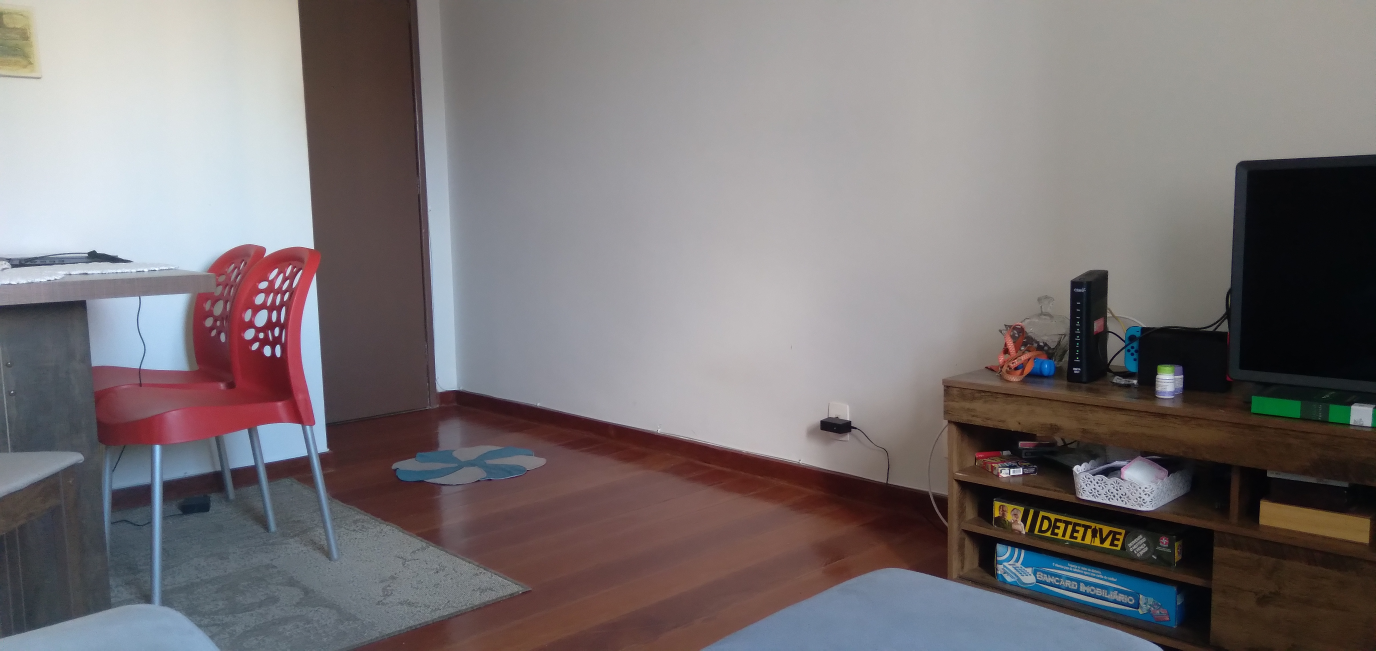
#> input picture assets/living_room_0.jpg, 4128 x 1952 px (shown at 1/3 size)
$ jupyter execute gabor_filter.ipynb
#> lines starting #> are read from the running program, lines starting #| are printed output that depends on the picture
[cell 1]
import cv2
import matplotlib
import matplotlib.pyplot as plt
import numpy as np

# Gabor filter
It is defined by a sinusoidal wave (a plane wave for 2D Gabor filters)
multiplied by a Gaussian function.

## Sinusoidal wave

[cell 2]
def plot_sinusoidal_wave():
    fig, ax = plt.subplots()
    ax.set_xlim(-2*np.pi, 2*np.pi)
    ax.set_ylim(-1.1, 1.1)

    ax.grid(True)

    x_set = np.linspace(-2*np.pi, 2*np.pi, 400)

    y_set = np.sin(x_set)
    ax.plot(x_set, y_set, label='sin(x)')

    y_set = np.cos(x_set)
    ax.plot(x_set, y_set, label='cos(x)')

    ax.legend()

    plt.show()
#> figure, not shown here; curve peaks at x = -4.71, y = 1; curve peaks at x = -6.28, y = 1

plot_sinusoidal_wave()

## Sinusoidal plane wave

We will deal with plane waves in 2D space. Calling these "plane waves" is
however disingenuous: In 2D Cartesian space, our "planes" are actually lines.
The reason we call these "plane waves" seem to be due to the fact this function
is very often used in physics, in 3D space. The idea however, is the same.

As we're dealing with 2D, we'll use `angle` instead of a unit vector (the
plane's normal) in order to represent the direction the wave "propagates".

```python
return amplitude * np.cos(
    2 * np.pi * spacial_frequency * (
        x*np.cos(angle) + y*np.sin(angle) - speed * time
    ) + phase_shift
)
```

We should first bring our attention to this part:
```
x*np.cos(angle) + y*np.sin(angle)
```

This is equivalent to `v.n` (`v` dot product `n`), if `v` is the vector `(x,
y)`, and `n` is the vector `(np.cos(angle), np.sin(angle))`.

`n` is the unit vector representing the direction the wave propagates towards.

So we now see that what that part really means is simply the dot product between
a given point and the direction the wave propagates towards. As we know, the dot
product can also be defined as:

```
A.B = |A| * |B| * cos(θ)
```

Where `θ` is the angle between the vectors `A` and `B`. This means that when the
vectors are orthogonal to one another (so the angle between them is 90º, or
π/2), the dot product between them will be zero.

No going back to our section of code:

```
x*np.cos(angle) + y*np.sin(angle)
```

We can now interpret this as: "be zero when the vector (x, y) is aligned to the
direction of wave propagation, and grow closer to the length of the vector (x,
y) the closer it is to being orthogonal to the direction of wave propagation".

The section:

```python
- speed * time
```

Is simply a way to move (or "propagate") the wave through space as a function of
time. `speed` is simply a scalar indicating how quickly the wave propagates for
every unit of time. The way this works in "propagating" the wave forward will
get clearer later.

The section:

```python
2 * np.pi * spacial_frequency
```

Is a way of "tightening up" the wave. The bigger the spacial frequency, the more
sensible a change in either the point (x, y) or time is to the result. This
value is multiplied by `2 * np.pi` because the wave is sinusoidal, so it
completes a cycle every "360º", or "2π radians", and we're working with radians
always. Multiplying the spacial frequency by 2π makes so that 1Hz actually means
1 cycle (2π radians) per second.

Putting it together:

```python
2 * np.pi * spacial_frequency * (
    x*np.cos(angle) + y*np.sin(angle) - speed * time
) + phase_shift
```

We see that we have a `+ phase_shift`, this is somewhat simple to understand,
the phase shift is a way for us to change where the wave peaks at any given time
or position. Changing the wave phase, while keeping the other things constant
achieves similar results to changing time. Physically that is less natural, as
the wave phase can be (and often is) constant, and time is always advancing.

We're finally back at the full equation:

```python
return amplitude * np.cos(
    2 * np.pi * spacial_frequency * (
        x*np.cos(angle) + y*np.sin(angle) - speed * time
    ) + phase_shift
)
```

`amplitude` determines the magnitude ("height") of the wave at its peak. It is
multiplied by a cosine, that we know oscillates from -1.0 to 1.0. Having an
`amplitude` of 2, for instance, would make it oscillate from -2.0 to 2.0.

Everything that we had seen before is inside the cosine function. This is what
will get us a wave shape. If we keep everything else constant, and change time,
we see how we are effectively moving the surface around, as it "propagates
through space". Even though we are subtracting `speed * time`, when time goes
forward, the wave propagates in the direction specified by the `angle`.

[cell 3]
@np.vectorize
def sinusoidal_plane_wave_2d(
    x,
    y,
    time,
    angle,
    amplitude,
    spacial_frequency,
    phase_shift=0.0,
    speed=1.0,
):
    return amplitude * np.cos(
        2 * np.pi * spacial_frequency * (
            x*np.cos(angle) + y*np.sin(angle) - speed * time
        ) + phase_shift
    )

def plot_sinusoidal_plane_wave_2d():
    r_set = np.linspace(-2*np.pi, 2*np.pi, 600)

    fig, ax = plt.subplots()

    xx, yy = np.meshgrid(r_set, r_set)
    zz = sinusoidal_plane_wave_2d(xx, yy, 0.0, np.pi/4, 1.0, 0.25)

    heatmap = ax.pcolormesh(xx, yy, zz, shading='nearest')

    fig.colorbar(heatmap)

    plt.show()

    fig, ax = plt.subplots(subplot_kw={ "projection": "3d" })

    surface = ax.plot_surface(xx, yy, zz, cmap=matplotlib.cm.coolwarm)

    fig.colorbar(surface)

    plt.show()

plot_sinusoidal_plane_wave_2d()

## Gaussian function

It is a function of the base form:
```
f(x) = exp(-x^2)
```

That can be parametrized as:

```
f(x) = a * exp(-((x - b)^2)/(2 * c^2))
```

- `a` is the height of the curve's peak
- `b` is the position of the center of the peak
- `c` is the width of the "bell" (standard deviation)

[cell 4]
@np.vectorize
def gaussian(x, a=1.0, b=0.0, c=np.sqrt(0.5)):
    return a * np.exp(-((x - b)**2)/(2 * c**2))

def plot_gaussian():
    x_set = np.linspace(-1.0, 1.0, 400)
    y_set = gaussian(x_set, c=0.2)

    fig, ax = plt.subplots()

    ax.set_title("Gaussian function")
    ax.plot(x_set, y_set)

    plt.show()
#> figure, not shown here; curve peaks at x = -0.00251, y = 1

plot_gaussian()

## 2-dimensional extension of the Gaussian function

[cell 5]
@np.vectorize
def gaussian_2d(
    x,
    y,
    amplitude=1.0,
    offset_x=0.0,
    offset_y=0.0,
    standard_deviation_x=np.sqrt(0.5),
    standard_deviation_y=np.sqrt(0.5)
):
    return amplitude * np.exp(
        - ((x - offset_x)**2)/(2 * standard_deviation_x**2)
        - ((y - offset_y)**2)/(2 * standard_deviation_y**2)
    )

def plot_gaussian_2d():
    r_set = np.linspace(-3.0, 3.0, 600)

    xx_set, yy_set = np.meshgrid(r_set, r_set)

    zz_set = gaussian_2d(xx_set, yy_set)

    fig, ax = plt.subplots(subplot_kw={"projection": "3d"})

    ax.set_zlim3d(0.0, 1.0)

    surface = ax.plot_surface(xx_set, yy_set, zz_set, cmap=matplotlib.cm.coolwarm)

    cbar = fig.colorbar(surface)

    plt.show()

plot_gaussian_2d()

## The Gabor Filter

[cell 6]
def gabor_2d(
    x,
    y,
    orientation,
    frequency=1.0,
    phase_shift=0.0,
    standard_deviation=np.sqrt(0.5),
    spatial_aspect_ratio=1.0,
):
    x_rot = np.cos(orientation)*x - np.sin(orientation)*y
    y_rot = np.sin(orientation)*x + np.cos(orientation)*y
    g = np.exp(-(x_rot**2 + spatial_aspect_ratio*(y_rot**2))/(2 * standard_deviation**2))
    w = np.cos(2*np.pi*frequency*x_rot + phase_shift)
    return g * w

def plot_gabor_2d():
    r_set = np.linspace(-3.0, 3.0, 600)

    xx_set, yy_set = np.meshgrid(r_set, r_set)

    zz_set = gabor_2d(xx_set, yy_set, np.pi/4, frequency=1.0, standard_deviation=1.0)

    # First figure

    fig, ax = plt.subplots()

    heatmap = ax.pcolormesh(xx_set, yy_set, zz_set, shading='nearest')
    fig.colorbar(heatmap)

    plt.show()

    # Second figure

    fig, ax = plt.subplots(subplot_kw={"projection": "3d"})

    ax.set_zlim3d(-1.0, 1.0)

    surface = ax.plot_surface(xx_set, yy_set, zz_set, cmap=matplotlib.cm.coolwarm)
    cbar = fig.colorbar(surface)

    plt.show()

plot_gabor_2d()

[cell 7]
def make_gabor_kernel(px_size, orientation, f_range=3.0, freq=1.0, st_dev=np.sqrt(2)):
    r_set = np.linspace(-f_range, f_range, px_size)
    xx, yy = np.meshgrid(r_set, r_set)
    zz = gabor_2d(xx, yy, orientation, frequency=freq, standard_deviation=st_dev)

    return zz

def plot_gabor_convolve_image():
    st_dev = 1.0
    freq = 0.5
    kernel_size = 35

    kernel_v  = make_gabor_kernel(kernel_size, 0, freq=freq, st_dev=st_dev)
    kernel_h  = make_gabor_kernel(kernel_size, np.pi/2, freq=freq, st_dev=st_dev)
    # kernel_ne = make_gabor_kernel(35, np.pi/4, freq=freq, st_dev=st_dev)
    # kernel_se = make_gabor_kernel(35, 3*np.pi/4, freq=freq, st_dev=st_dev)
    kernel_b = 2 * kernel_v * kernel_h

    input_img_0 = cv2.imread("assets/living_room_0.jpg", cv2.IMREAD_GRAYSCALE)
#> input_img_0: shape (1952, 4128); min 0, max 255, mean 118.1
    input_img_0 = cv2.resize(input_img_0, (400, 225))
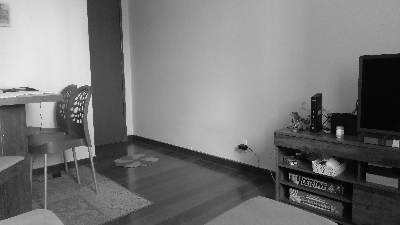
#> input_img_0: shape (225, 400); min 0, max 253, mean 118

    input_img_1 = cv2.imread("assets/living_room_1.jpg", cv2.IMREAD_GRAYSCALE)
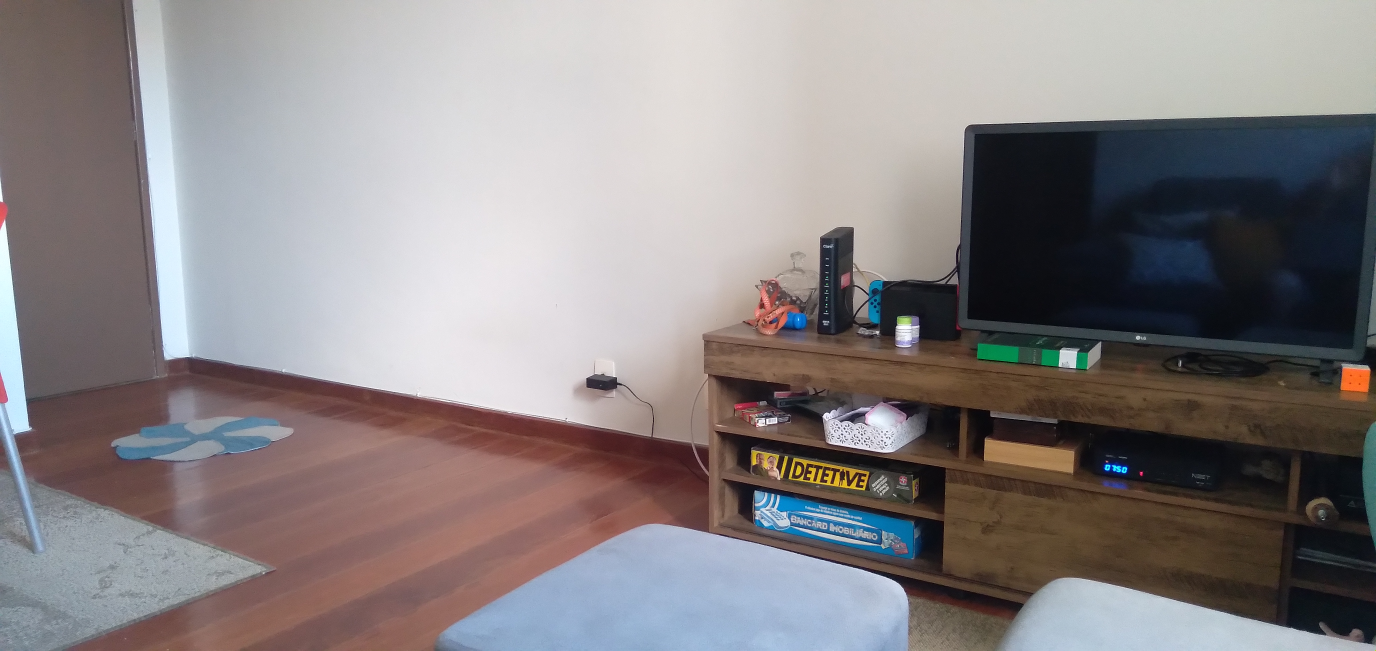
#> input picture assets/living_room_1.jpg, 4128 x 1952 px (shown at 1/3 size)
#> input_img_1: shape (1952, 4128); min 0, max 255, mean 133.5
    input_img_1 = cv2.resize(input_img_1, (400, 225))
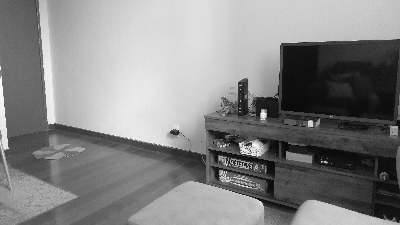
#> input_img_1: shape (225, 400); min 0, max 255, mean 133.4

    convolved_0_v = cv2.filter2D(input_img_0, -1, kernel_v)
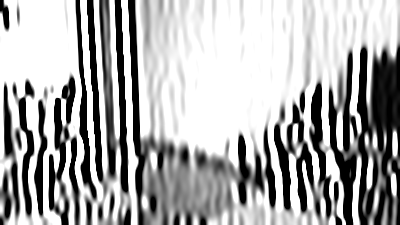
#> convolved_0_v: shape (225, 400); min 0, max 255, mean 171.6
    convolved_0_h = cv2.filter2D(input_img_0, -1, kernel_h)
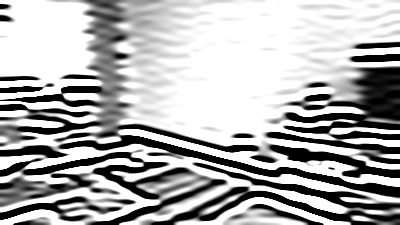
#> convolved_0_h: shape (225, 400); min 0, max 255, mean 174.4
    convolved_0_b = cv2.filter2D(input_img_0, -1, kernel_b)
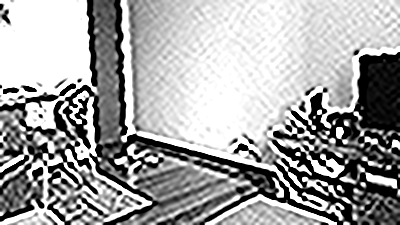
#> convolved_0_b: shape (225, 400); min 0, max 255, mean 163.7

    convolved_1_v = cv2.filter2D(input_img_1, -1, kernel_v)
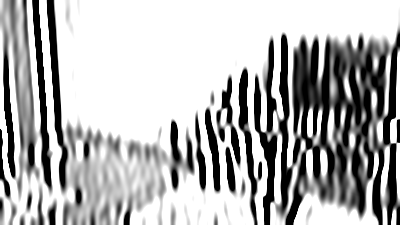
#> convolved_1_v: shape (225, 400); min 0, max 255, mean 178.6
    convolved_1_h = cv2.filter2D(input_img_1, -1, kernel_h)
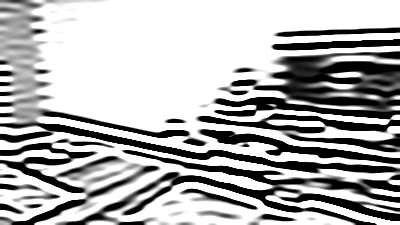
#> convolved_1_h: shape (225, 400); min 0, max 255, mean 175.9
    convolved_1_b = cv2.filter2D(input_img_1, -1, kernel_b)
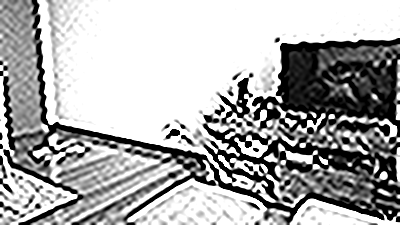
#> convolved_1_b: shape (225, 400); min 0, max 255, mean 171.6

    fig, axes = plt.subplots(4, 3)

    axes[0, 0].axis('off')
    axes[0, 1].imshow(input_img_0, cmap='gray')
    axes[0, 2].imshow(input_img_1, cmap='gray')

    axes[1, 0].imshow(kernel_v, cmap='gray')
    axes[1, 1].imshow(convolved_0_v, cmap='gray')
    axes[1, 2].imshow(convolved_1_v, cmap='gray')

    axes[2, 0].imshow(kernel_h, cmap='gray')
    axes[2, 1].imshow(convolved_0_h, cmap='gray')
    axes[2, 2].imshow(convolved_1_h, cmap='gray')

    axes[3, 0].imshow(kernel_b, cmap='gray')
    axes[3, 1].imshow(convolved_0_b, cmap='gray')
    axes[3, 2].imshow(convolved_1_b, cmap='gray')

    plt.show()
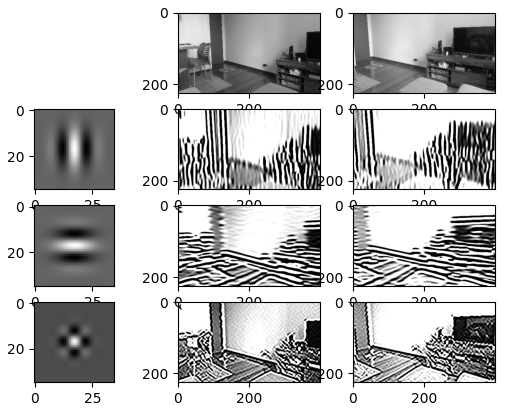
#> figure drawn by matplotlib, 11 panels

plot_gabor_convolve_image()
